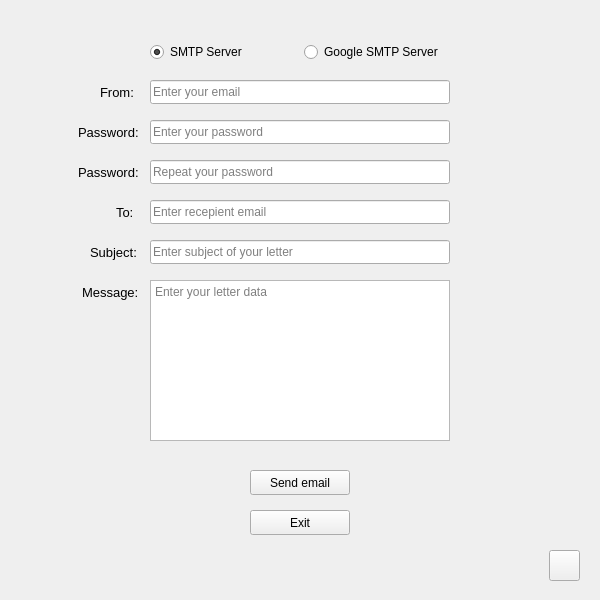
<?xml version="1.0" encoding="UTF-8"?>
<ui version="4.0">
 <class>MainWindow</class>
 <widget class="QMainWindow" name="MainWindow">
  <property name="windowModality">
   <enum>Qt::ApplicationModal</enum>
  </property>
  <property name="enabled">
   <bool>true</bool>
  </property>
  <property name="geometry">
   <rect>
    <x>0</x>
    <y>0</y>
    <width>600</width>
    <height>600</height>
   </rect>
  </property>
  <property name="minimumSize">
   <size>
    <width>600</width>
    <height>600</height>
   </size>
  </property>
  <property name="maximumSize">
   <size>
    <width>600</width>
    <height>600</height>
   </size>
  </property>
  <property name="font">
   <font>
    <bold>false</bold>
   </font>
  </property>
  <property name="cursor">
   <cursorShape>ArrowCursor</cursorShape>
  </property>
  <property name="mouseTracking">
   <bool>false</bool>
  </property>
  <property name="tabletTracking">
   <bool>false</bool>
  </property>
  <property name="focusPolicy">
   <enum>Qt::NoFocus</enum>
  </property>
  <property name="contextMenuPolicy">
   <enum>Qt::DefaultContextMenu</enum>
  </property>
  <property name="acceptDrops">
   <bool>false</bool>
  </property>
  <property name="windowTitle">
   <string>SMTP Client</string>
  </property>
  <property name="windowIcon">
   <iconset>
    <normaloff>C:/SMTPClientIcons/icon.png</normaloff>C:/SMTPClientIcons/icon.png</iconset>
  </property>
  <property name="toolTip">
   <string/>
  </property>
  <property name="autoFillBackground">
   <bool>false</bool>
  </property>
  <property name="styleSheet">
   <string notr="true"/>
  </property>
  <property name="inputMethodHints">
   <set>Qt::ImhHiddenText|Qt::ImhSensitiveData</set>
  </property>
  <widget class="QWidget" name="centralwidget">
   <property name="enabled">
    <bool>true</bool>
   </property>
   <property name="autoFillBackground">
    <bool>false</bool>
   </property>
   <widget class="QLineEdit" name="lineLogin">
    <property name="geometry">
     <rect>
      <x>150</x>
      <y>80</y>
      <width>300</width>
      <height>24</height>
     </rect>
    </property>
    <property name="mouseTracking">
     <bool>true</bool>
    </property>
    <property name="tabletTracking">
     <bool>false</bool>
    </property>
    <property name="styleSheet">
     <string notr="true"/>
    </property>
    <property name="inputMethodHints">
     <set>Qt::ImhNone</set>
    </property>
    <property name="text">
     <string/>
    </property>
    <property name="placeholderText">
     <string>Enter your email</string>
    </property>
    <property name="clearButtonEnabled">
     <bool>true</bool>
    </property>
   </widget>
   <widget class="QLineEdit" name="linePassword1">
    <property name="geometry">
     <rect>
      <x>150</x>
      <y>120</y>
      <width>300</width>
      <height>24</height>
     </rect>
    </property>
    <property name="styleSheet">
     <string notr="true"/>
    </property>
    <property name="inputMethodHints">
     <set>Qt::ImhHiddenText|Qt::ImhNoAutoUppercase|Qt::ImhNoPredictiveText|Qt::ImhSensitiveData</set>
    </property>
    <property name="text">
     <string/>
    </property>
    <property name="echoMode">
     <enum>QLineEdit::Password</enum>
    </property>
    <property name="placeholderText">
     <string>Enter your password</string>
    </property>
    <property name="clearButtonEnabled">
     <bool>true</bool>
    </property>
   </widget>
   <widget class="QLineEdit" name="lineRCPT">
    <property name="geometry">
     <rect>
      <x>150</x>
      <y>200</y>
      <width>300</width>
      <height>24</height>
     </rect>
    </property>
    <property name="styleSheet">
     <string notr="true"/>
    </property>
    <property name="text">
     <string/>
    </property>
    <property name="placeholderText">
     <string>Enter recepient email</string>
    </property>
    <property name="clearButtonEnabled">
     <bool>true</bool>
    </property>
   </widget>
   <widget class="QLineEdit" name="lineSubject">
    <property name="geometry">
     <rect>
      <x>150</x>
      <y>240</y>
      <width>300</width>
      <height>24</height>
     </rect>
    </property>
    <property name="styleSheet">
     <string notr="true"/>
    </property>
    <property name="text">
     <string/>
    </property>
    <property name="placeholderText">
     <string>Enter subject of your letter</string>
    </property>
    <property name="clearButtonEnabled">
     <bool>true</bool>
    </property>
   </widget>
   <widget class="QTextEdit" name="lineData">
    <property name="enabled">
     <bool>true</bool>
    </property>
    <property name="geometry">
     <rect>
      <x>150</x>
      <y>280</y>
      <width>300</width>
      <height>161</height>
     </rect>
    </property>
    <property name="autoFillBackground">
     <bool>false</bool>
    </property>
    <property name="styleSheet">
     <string notr="true"/>
    </property>
    <property name="frameShape">
     <enum>QFrame::StyledPanel</enum>
    </property>
    <property name="tabChangesFocus">
     <bool>false</bool>
    </property>
    <property name="html">
     <string>&lt;!DOCTYPE HTML PUBLIC &quot;-//W3C//DTD HTML 4.0//EN&quot; &quot;http://www.w3.org/TR/REC-html40/strict.dtd&quot;&gt;
&lt;html&gt;&lt;head&gt;&lt;meta name=&quot;qrichtext&quot; content=&quot;1&quot; /&gt;&lt;meta charset=&quot;utf-8&quot; /&gt;&lt;style type=&quot;text/css&quot;&gt;
p, li { white-space: pre-wrap; }
&lt;/style&gt;&lt;/head&gt;&lt;body style=&quot; font-family:'Segoe UI'; font-size:9pt; font-weight:400; font-style:normal;&quot;&gt;
&lt;p style=&quot;-qt-paragraph-type:empty; margin-top:0px; margin-bottom:0px; margin-left:0px; margin-right:0px; -qt-block-indent:0; text-indent:0px; font-family:'MS Shell Dlg 2'; font-size:7.8pt;&quot;&gt;&lt;br /&gt;&lt;/p&gt;&lt;/body&gt;&lt;/html&gt;</string>
    </property>
    <property name="overwriteMode">
     <bool>false</bool>
    </property>
    <property name="placeholderText">
     <string>Enter your letter data</string>
    </property>
   </widget>
   <widget class="QPushButton" name="sendButton">
    <property name="enabled">
     <bool>true</bool>
    </property>
    <property name="geometry">
     <rect>
      <x>250</x>
      <y>470</y>
      <width>100</width>
      <height>25</height>
     </rect>
    </property>
    <property name="styleSheet">
     <string notr="true"/>
    </property>
    <property name="text">
     <string>Send email</string>
    </property>
    <property name="checkable">
     <bool>false</bool>
    </property>
   </widget>
   <widget class="QLineEdit" name="linePassword2">
    <property name="geometry">
     <rect>
      <x>150</x>
      <y>160</y>
      <width>300</width>
      <height>24</height>
     </rect>
    </property>
    <property name="styleSheet">
     <string notr="true"/>
    </property>
    <property name="inputMethodHints">
     <set>Qt::ImhHiddenText|Qt::ImhNoAutoUppercase|Qt::ImhNoPredictiveText|Qt::ImhSensitiveData</set>
    </property>
    <property name="text">
     <string/>
    </property>
    <property name="echoMode">
     <enum>QLineEdit::Password</enum>
    </property>
    <property name="placeholderText">
     <string>Repeat your password</string>
    </property>
    <property name="clearButtonEnabled">
     <bool>true</bool>
    </property>
   </widget>
   <widget class="QPushButton" name="exitButton">
    <property name="geometry">
     <rect>
      <x>250</x>
      <y>510</y>
      <width>100</width>
      <height>25</height>
     </rect>
    </property>
    <property name="styleSheet">
     <string notr="true"/>
    </property>
    <property name="text">
     <string>Exit</string>
    </property>
   </widget>
   <widget class="QWidget" name="layoutWidget">
    <property name="geometry">
     <rect>
      <x>150</x>
      <y>40</y>
      <width>301</width>
      <height>24</height>
     </rect>
    </property>
    <layout class="QVBoxLayout" name="verticalLayout">
     <item>
      <layout class="QHBoxLayout" name="horizontalLayout">
       <item>
        <widget class="QRadioButton" name="ServerButton">
         <property name="cursor">
          <cursorShape>PointingHandCursor</cursorShape>
         </property>
         <property name="text">
          <string>SMTP Server</string>
         </property>
         <property name="checked">
          <bool>true</bool>
         </property>
        </widget>
       </item>
       <item>
        <widget class="QRadioButton" name="gmailServerButton">
         <property name="cursor">
          <cursorShape>PointingHandCursor</cursorShape>
         </property>
         <property name="text">
          <string>Google SMTP Server</string>
         </property>
        </widget>
       </item>
      </layout>
     </item>
    </layout>
   </widget>
   <widget class="QLabel" name="label">
    <property name="enabled">
     <bool>true</bool>
    </property>
    <property name="geometry">
     <rect>
      <x>100</x>
      <y>80</y>
      <width>41</width>
      <height>24</height>
     </rect>
    </property>
    <property name="font">
     <font>
      <pointsize>10</pointsize>
      <italic>false</italic>
      <bold>false</bold>
      <underline>false</underline>
      <strikeout>false</strikeout>
      <kerning>true</kerning>
     </font>
    </property>
    <property name="text">
     <string>From:</string>
    </property>
   </widget>
   <widget class="QLabel" name="label_2">
    <property name="geometry">
     <rect>
      <x>78</x>
      <y>120</y>
      <width>61</width>
      <height>24</height>
     </rect>
    </property>
    <property name="font">
     <font>
      <pointsize>10</pointsize>
      <bold>false</bold>
     </font>
    </property>
    <property name="text">
     <string>Password:</string>
    </property>
   </widget>
   <widget class="QLabel" name="label_3">
    <property name="geometry">
     <rect>
      <x>78</x>
      <y>160</y>
      <width>61</width>
      <height>24</height>
     </rect>
    </property>
    <property name="font">
     <font>
      <pointsize>10</pointsize>
      <bold>false</bold>
     </font>
    </property>
    <property name="text">
     <string>Password:</string>
    </property>
   </widget>
   <widget class="QLabel" name="label_4">
    <property name="geometry">
     <rect>
      <x>116</x>
      <y>200</y>
      <width>21</width>
      <height>24</height>
     </rect>
    </property>
    <property name="font">
     <font>
      <pointsize>10</pointsize>
      <bold>false</bold>
     </font>
    </property>
    <property name="text">
     <string>To:</string>
    </property>
   </widget>
   <widget class="QLabel" name="label_5">
    <property name="geometry">
     <rect>
      <x>90</x>
      <y>240</y>
      <width>61</width>
      <height>24</height>
     </rect>
    </property>
    <property name="font">
     <font>
      <pointsize>10</pointsize>
      <bold>false</bold>
     </font>
    </property>
    <property name="text">
     <string>Subject:</string>
    </property>
   </widget>
   <widget class="QLabel" name="label_6">
    <property name="geometry">
     <rect>
      <x>82</x>
      <y>280</y>
      <width>61</width>
      <height>24</height>
     </rect>
    </property>
    <property name="font">
     <font>
      <pointsize>10</pointsize>
      <bold>false</bold>
     </font>
    </property>
    <property name="layoutDirection">
     <enum>Qt::LeftToRight</enum>
    </property>
    <property name="text">
     <string>Message:</string>
    </property>
   </widget>
   <widget class="QPushButton" name="pushButton">
    <property name="geometry">
     <rect>
      <x>549</x>
      <y>550</y>
      <width>31</width>
      <height>31</height>
     </rect>
    </property>
    <property name="text">
     <string/>
    </property>
    <property name="icon">
     <iconset>
      <normaloff>C:/SMTPClientIcons/settings.png</normaloff>C:/SMTPClientIcons/settings.png</iconset>
    </property>
   </widget>
  </widget>
 </widget>
 <tabstops>
  <tabstop>gmailServerButton</tabstop>
  <tabstop>lineLogin</tabstop>
  <tabstop>linePassword1</tabstop>
  <tabstop>linePassword2</tabstop>
  <tabstop>lineRCPT</tabstop>
  <tabstop>lineSubject</tabstop>
  <tabstop>lineData</tabstop>
  <tabstop>sendButton</tabstop>
 </tabstops>
 <resources/>
 <connections/>
</ui>
